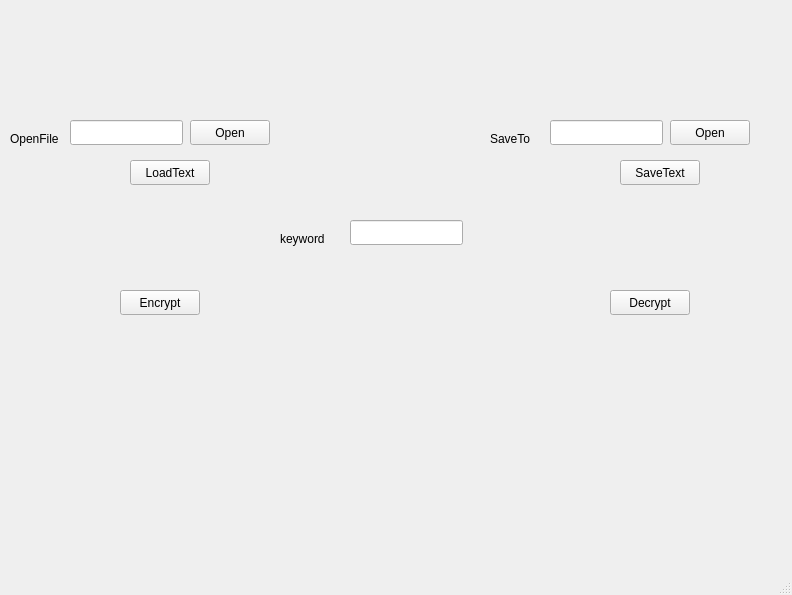
<?xml version="1.0" encoding="UTF-8"?>
<ui version="4.0">
 <class>MainWindow</class>
 <widget class="QMainWindow" name="MainWindow">
  <property name="geometry">
   <rect>
    <x>0</x>
    <y>0</y>
    <width>792</width>
    <height>595</height>
   </rect>
  </property>
  <property name="windowTitle">
   <string>MainWindow</string>
  </property>
  <widget class="QWidget" name="centralwidget">
   <widget class="QLabel" name="open_file_label">
    <property name="geometry">
     <rect>
      <x>10</x>
      <y>130</y>
      <width>54</width>
      <height>17</height>
     </rect>
    </property>
    <property name="text">
     <string>OpenFile</string>
    </property>
   </widget>
   <widget class="QLineEdit" name="open_file_lineEdit">
    <property name="geometry">
     <rect>
      <x>70</x>
      <y>120</y>
      <width>113</width>
      <height>25</height>
     </rect>
    </property>
   </widget>
   <widget class="QPushButton" name="open_file_pushButton">
    <property name="geometry">
     <rect>
      <x>190</x>
      <y>120</y>
      <width>80</width>
      <height>25</height>
     </rect>
    </property>
    <property name="text">
     <string>Open</string>
    </property>
   </widget>
   <widget class="QPushButton" name="save_to_pushButton">
    <property name="geometry">
     <rect>
      <x>670</x>
      <y>120</y>
      <width>80</width>
      <height>25</height>
     </rect>
    </property>
    <property name="text">
     <string>Open</string>
    </property>
   </widget>
   <widget class="QLabel" name="save_to_label">
    <property name="geometry">
     <rect>
      <x>490</x>
      <y>130</y>
      <width>54</width>
      <height>17</height>
     </rect>
    </property>
    <property name="text">
     <string>SaveTo</string>
    </property>
   </widget>
   <widget class="QLineEdit" name="save_to_lineEdit">
    <property name="geometry">
     <rect>
      <x>550</x>
      <y>120</y>
      <width>113</width>
      <height>25</height>
     </rect>
    </property>
    <property name="text">
     <string/>
    </property>
   </widget>
   <widget class="QPushButton" name="load_text_pushButton">
    <property name="geometry">
     <rect>
      <x>130</x>
      <y>160</y>
      <width>80</width>
      <height>25</height>
     </rect>
    </property>
    <property name="text">
     <string>LoadText</string>
    </property>
   </widget>
   <widget class="QPushButton" name="save_text_pushButton">
    <property name="geometry">
     <rect>
      <x>620</x>
      <y>160</y>
      <width>80</width>
      <height>25</height>
     </rect>
    </property>
    <property name="text">
     <string>SaveText</string>
    </property>
   </widget>
   <widget class="QPushButton" name="encrypt_pushButton">
    <property name="geometry">
     <rect>
      <x>120</x>
      <y>290</y>
      <width>80</width>
      <height>25</height>
     </rect>
    </property>
    <property name="text">
     <string>Encrypt</string>
    </property>
   </widget>
   <widget class="QPushButton" name="decrypt_pushButton">
    <property name="geometry">
     <rect>
      <x>610</x>
      <y>290</y>
      <width>80</width>
      <height>25</height>
     </rect>
    </property>
    <property name="text">
     <string>Decrypt</string>
    </property>
   </widget>
   <widget class="QLineEdit" name="keyword_lineEdit">
    <property name="geometry">
     <rect>
      <x>350</x>
      <y>220</y>
      <width>113</width>
      <height>25</height>
     </rect>
    </property>
   </widget>
   <widget class="QLabel" name="keyword_label">
    <property name="geometry">
     <rect>
      <x>280</x>
      <y>230</y>
      <width>54</width>
      <height>17</height>
     </rect>
    </property>
    <property name="text">
     <string>keyword</string>
    </property>
   </widget>
  </widget>
  <widget class="QMenuBar" name="menubar">
   <property name="geometry">
    <rect>
     <x>0</x>
     <y>0</y>
     <width>792</width>
     <height>22</height>
    </rect>
   </property>
  </widget>
  <widget class="QStatusBar" name="statusbar"/>
 </widget>
 <resources/>
 <connections/>
</ui>
